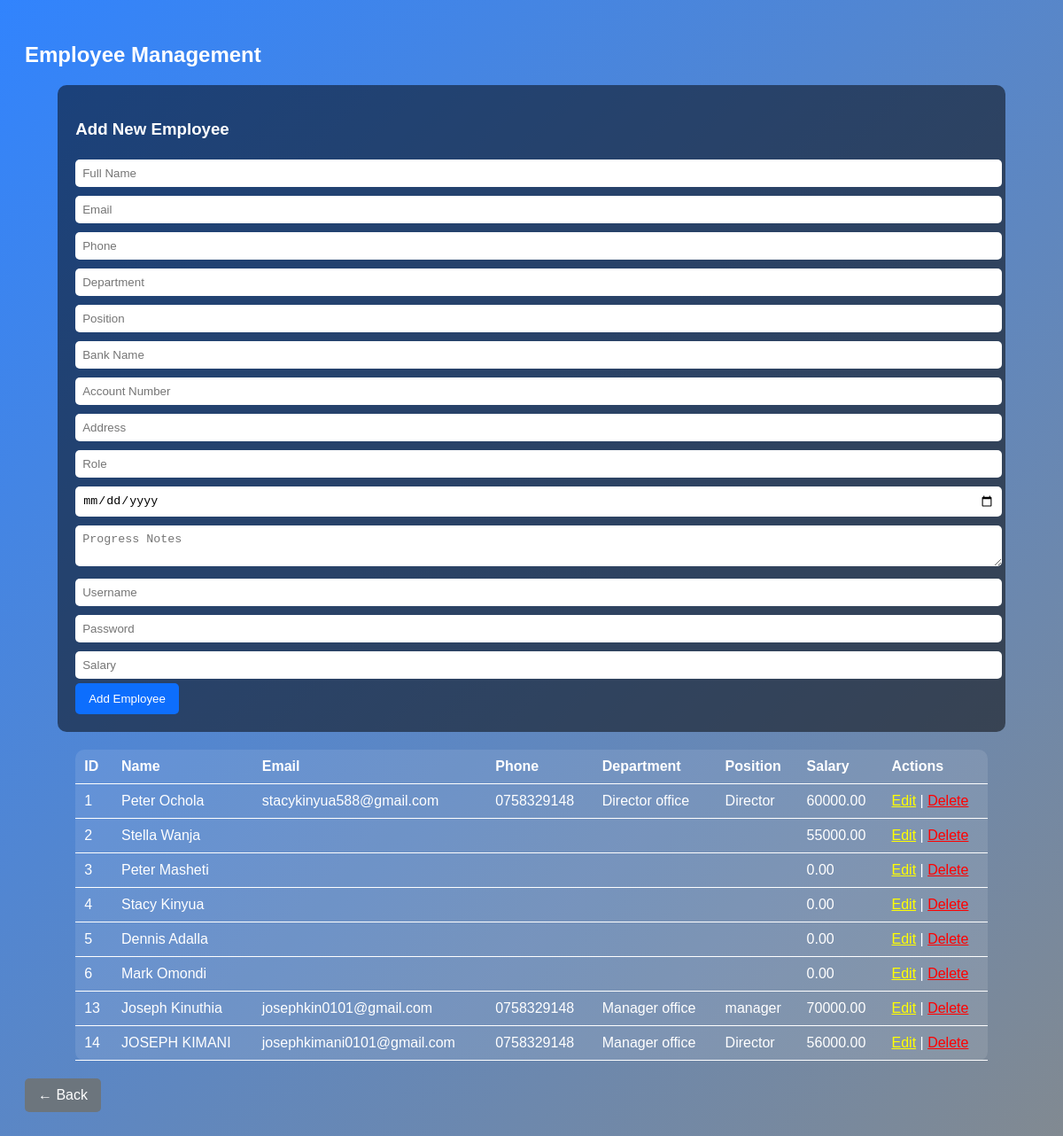
Page /employees.php on the committed database.
### tables this page shows
CREATE TABLE `employees` (
  `id` int(11) NOT NULL,
  `name` varchar(100) NOT NULL,
  `email` varchar(100) DEFAULT NULL,
  `phone` varchar(20) DEFAULT NULL,
  `department` varchar(50) DEFAULT NULL,
  `position` varchar(50) DEFAULT NULL,
  `bank_name` varchar(50) DEFAULT NULL,
  `account_number` varchar(50) DEFAULT NULL,
  `address` varchar(255) DEFAULT NULL,
  `role` varchar(50) DEFAULT NULL,
  `date_joined` date DEFAULT curdate(),
  `progress` text DEFAULT NULL,
  `username` varchar(50) NOT NULL,
  `password` varchar(255) NOT NULL,
  `created_at` timestamp NOT NULL DEFAULT current_timestamp(),
  `salary` decimal(10,2) DEFAULT 0.00
);

### employees.php (the view, shortened to what this page needs)
<?php
include('db.php');
$result = $conn->query("SELECT * FROM employees");
$editData = null;
?>
<!DOCTYPE html>
<html lang="en">
<head>
</head>
<body>
<h2>Employee Management</h2>
<form method="POST">
    <h3><?= $editData ? 'Update Employee' : 'Add New Employee' ?></h3>
    <input type="text" name="name" placeholder="Full Name" value="<?= $editData['name'] ?? '' ?>" required>
    <input type="email" name="email" placeholder="Email" value="<?= $editData['email'] ?? '' ?>">
    <input type="text" name="phone" placeholder="Phone" value="<?= $editData['phone'] ?? '' ?>">
    <input type="text" name="department" placeholder="Department" value="<?= $editData['department'] ?? '' ?>">
    <input type="text" name="position" placeholder="Position" value="<?= $editData['position'] ?? '' ?>">
    <input type="text" name="bank_name" placeholder="Bank Name" value="<?= $editData['bank_name'] ?? '' ?>">
    <input type="text" name="account_number" placeholder="Account Number" value="<?= $editData['account_number'] ?? '' ?>">
    <input type="text" name="address" placeholder="Address" value="<?= $editData['address'] ?? '' ?>">
    <input type="text" name="role" placeholder="Role" value="<?= $editData['role'] ?? '' ?>">
    <input type="date" name="date_joined" value="<?= $editData['date_joined'] ?? '' ?>">
    <textarea name="progress" placeholder="Progress Notes"><?= $editData['progress'] ?? '' ?></textarea>
    <input type="text" name="username" placeholder="Username" value="<?= $editData['username'] ?? '' ?>" required>
    <input type="text" name="password" placeholder="Password" value="<?= $editData['password'] ?? '' ?>" required>
    <input type="number" step="0.01" name="salary" placeholder="Salary" value="<?= $editData['salary'] ?? '' ?>">
    <button type="submit" name="<?= $editData ? 'update' : 'add' ?>">
        <?= $editData ? 'Update Employee' : 'Add Employee' ?>
    </button>
</form>
<table>
    <tr>
        <th>ID</th><th>Name</th><th>Email</th><th>Phone</th>
        <th>Department</th><th>Position</th><th>Salary</th><th>Actions</th>
    </tr>
    <?php while($row = $result->fetch_assoc()): ?>
        <tr>
            <td><?= $row['id']; ?></td>
            <td><?= htmlspecialchars($row['name']); ?></td>
            <td><?= htmlspecialchars($row['email']); ?></td>
            <td><?= htmlspecialchars($row['phone']); ?></td>
            <td><?= htmlspecialchars($row['department']); ?></td>
            <td><?= htmlspecialchars($row['position']); ?></td>
            <td><?= $row['salary']; ?></td>
            <td>
                <a href="?edit=<?= $row['id']; ?>" style="color:yellow;">Edit</a> |
                <a href="?delete=<?= $row['id']; ?>" style="color:red;" onclick="return confirm('Delete this employee?');">Delete</a>
            </td>
        </tr>
    <?php endwhile; ?>
</table>
<a href="admin_dashboard.php" class="back">&larr; Back</a>
</body>
</html>

### employees.php (style rules this page uses)
body { font-family: Arial, sans-serif; background: linear-gradient(135deg, rgba(13,110,253,0.85), rgba(108,117,125,0.85)), url('imag2.png'); background-size: cover; background-position: center; color: white; padding: 20px; }
form, table { background: rgba(0,0,0,0.5); padding: 20px; border-radius: 10px; width: 90%; margin: 0 auto 20px; }
input, textarea { width: 100%; padding: 8px; margin: 5px 0; border-radius: 5px; border: none; }
button { background-color: #0d6efd; color: white; padding: 10px 15px; border: none; border-radius: 5px; cursor: pointer; }
table { width: 90%; margin: auto; border-collapse: collapse; background-color: rgba(255,255,255,0.1); }
table th, table td { padding: 10px; border-bottom: 1px solid white; text-align: left; }
.back { display: inline-block; margin: 20px auto; background: #6c757d; color: white; padding: 10px 15px; text-decoration: none; border-radius: 5px; }

### rows in the picture
employees: id "1", name "Peter Ochola", email "stacykinyua588@gmail.com", phone "0758329148", department "Director office", position "Director", salary "60000.00"
employees: id "2", name "Stella Wanja", salary "55000.00"
employees: id "3", name "Peter Masheti", salary "0.00"
employees: id "4", name "Stacy Kinyua", salary "0.00"
employees: id "5", name "Dennis Adalla", salary "0.00"
employees: id "6", name "Mark Omondi", salary "0.00"
employees: id "13", name "Joseph Kinuthia", email "josephkin0101@gmail.com", phone "0758329148", department "Manager office", position "manager", salary "70000.00"
employees: id "14", name "JOSEPH KIMANI", email "josephkimani0101@gmail.com", phone "0758329148", department "Manager office", position "Director", salary "56000.00"
